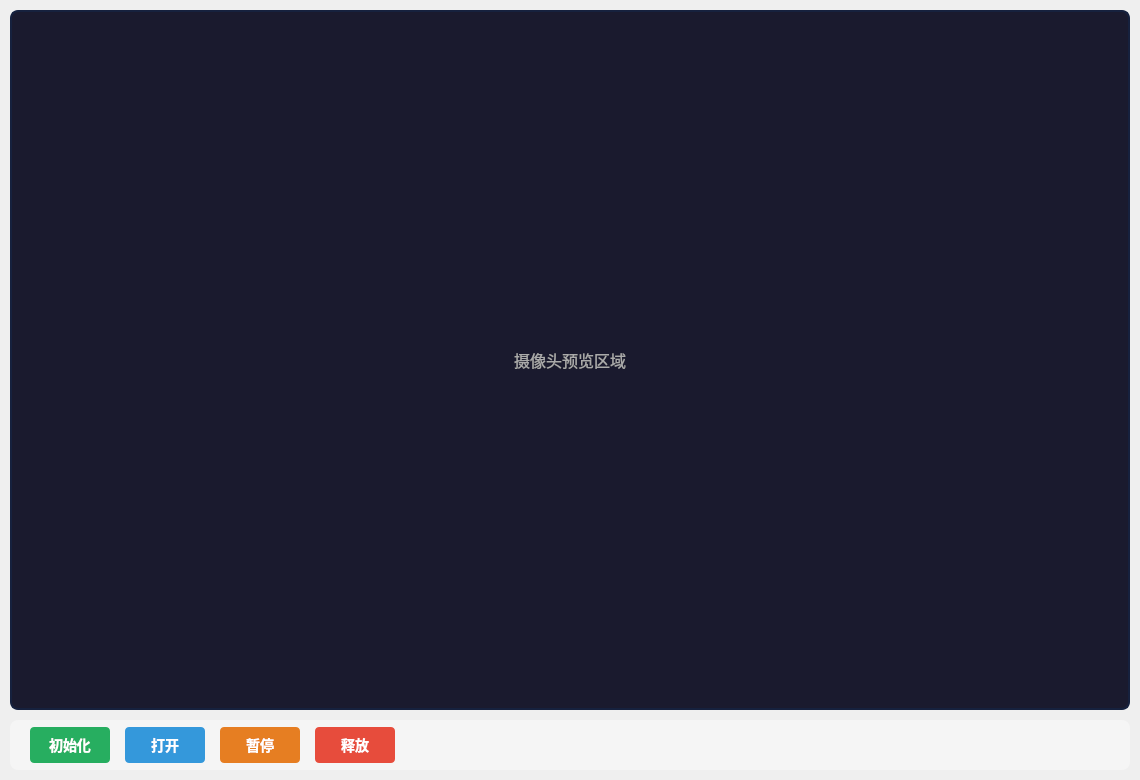
<?xml version="1.0" encoding="UTF-8"?>
<ui version="4.0">
 <class>CameraPage</class>
 <widget class="QWidget" name="CameraPage">
  <property name="geometry">
   <rect>
    <x>0</x>
    <y>0</y>
    <width>1140</width>
    <height>780</height>
   </rect>
  </property>
  <property name="windowTitle">
   <string>CameraPage</string>
  </property>
  <layout class="QVBoxLayout" name="mainLayout">
   <property name="spacing">
    <number>10</number>
   </property>
   <property name="leftMargin">
    <number>10</number>
   </property>
   <property name="topMargin">
    <number>10</number>
   </property>
   <property name="rightMargin">
    <number>10</number>
   </property>
   <property name="bottomMargin">
    <number>10</number>
   </property>
   <item>
    <widget class="QLabel" name="cameraPreview">
     <property name="sizePolicy">
      <sizepolicy hsizetype="Expanding" vsizetype="Expanding">
       <horstretch>0</horstretch>
       <verstretch>1</verstretch>
      </sizepolicy>
     </property>
     <property name="minimumSize">
      <size>
       <width>400</width>
       <height>300</height>
      </size>
     </property>
     <property name="styleSheet">
      <string notr="true">QLabel {
    background-color: #1a1a2e;
    border: 2px solid #16213e;
    border-radius: 8px;
    color: #aaa;
    font-size: 16px;
}</string>
     </property>
     <property name="text">
      <string>摄像头预览区域</string>
     </property>
     <property name="alignment">
      <set>Qt::AlignCenter</set>
     </property>
    </widget>
   </item>
   <item>
    <widget class="QWidget" name="controlBar" native="true">
     <property name="minimumSize">
      <size>
       <width>0</width>
       <height>50</height>
      </size>
     </property>
     <property name="styleSheet">
      <string notr="true">QWidget {
    background-color: #f5f5f5;
    border-radius: 8px;
}</string>
     </property>
     <layout class="QHBoxLayout" name="controlLayout">
      <property name="spacing">
       <number>15</number>
      </property>
      <property name="leftMargin">
       <number>20</number>
      </property>
      <property name="topMargin">
       <number>5</number>
      </property>
      <property name="rightMargin">
       <number>20</number>
      </property>
      <property name="bottomMargin">
       <number>5</number>
      </property>
      <item>
       <widget class="QPushButton" name="btnInit">
        <property name="minimumSize">
         <size>
          <width>80</width>
          <height>36</height>
         </size>
        </property>
        <property name="styleSheet">
         <string notr="true">QPushButton {
    background-color: #27ae60;
    color: white;
    border: none;
    border-radius: 4px;
    font-size: 14px;
    font-weight: bold;
}
QPushButton:hover {
    background-color: #2ecc71;
}
QPushButton:pressed {
    background-color: #1e8449;
}</string>
        </property>
        <property name="text">
         <string>初始化</string>
        </property>
       </widget>
      </item>
      <item>
       <widget class="QPushButton" name="btnOpen">
        <property name="minimumSize">
         <size>
          <width>80</width>
          <height>36</height>
         </size>
        </property>
        <property name="styleSheet">
         <string notr="true">QPushButton {
    background-color: #3498db;
    color: white;
    border: none;
    border-radius: 4px;
    font-size: 14px;
    font-weight: bold;
}
QPushButton:hover {
    background-color: #5dade2;
}
QPushButton:pressed {
    background-color: #2980b9;
}</string>
        </property>
        <property name="text">
         <string>打开</string>
        </property>
       </widget>
      </item>
      <item>
       <widget class="QPushButton" name="btnPause">
        <property name="minimumSize">
         <size>
          <width>80</width>
          <height>36</height>
         </size>
        </property>
        <property name="styleSheet">
         <string notr="true">QPushButton {
    background-color: #e67e22;
    color: white;
    border: none;
    border-radius: 4px;
    font-size: 14px;
    font-weight: bold;
}
QPushButton:hover {
    background-color: #f39c12;
}
QPushButton:pressed {
    background-color: #d35400;
}</string>
        </property>
        <property name="text">
         <string>暂停</string>
        </property>
       </widget>
      </item>
      <item>
       <widget class="QPushButton" name="btnRelease">
        <property name="minimumSize">
         <size>
          <width>80</width>
          <height>36</height>
         </size>
        </property>
        <property name="styleSheet">
         <string notr="true">QPushButton {
    background-color: #e74c3c;
    color: white;
    border: none;
    border-radius: 4px;
    font-size: 14px;
    font-weight: bold;
}
QPushButton:hover {
    background-color: #c0392b;
}
QPushButton:pressed {
    background-color: #a93226;
}</string>
        </property>
        <property name="text">
         <string>释放</string>
        </property>
       </widget>
      </item>
      <item>
       <spacer name="controlSpacer">
        <property name="orientation">
         <enum>Qt::Horizontal</enum>
        </property>
        <property name="sizeHint" stdset="0">
         <size>
          <width>40</width>
          <height>20</height>
         </size>
        </property>
       </spacer>
      </item>
     </layout>
    </widget>
   </item>
  </layout>
 </widget>
 <resources/>
 <connections/>
</ui>
